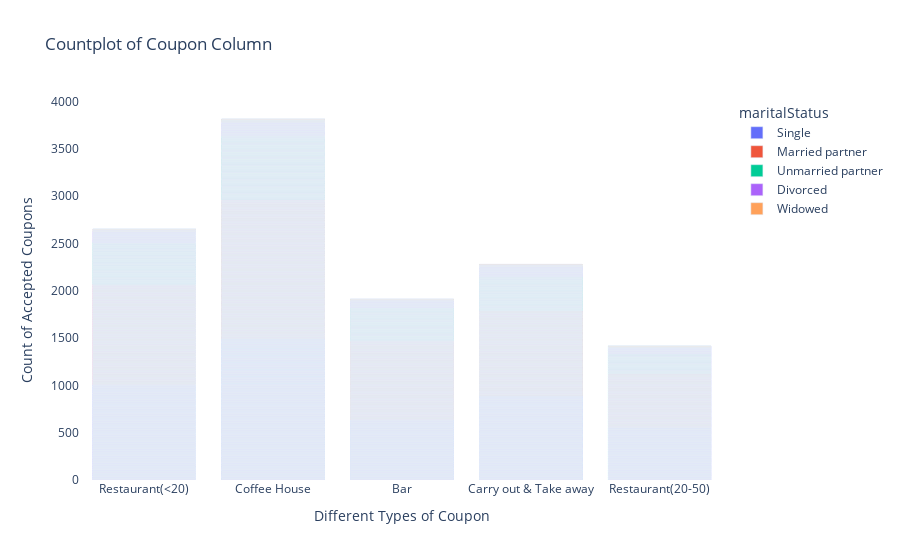

Notebook cell for this chart:
### Code cell
#Graph to help visualize investigation on carry out coupon data with color set to marital status.
fig = px.bar(clean_data, x = 'coupon',color = 'maritalStatus',title = "Countplot of Coupon Column",
             labels = {'coupon': 'Different Types of Coupon', 'count': 'Count of Accepted Coupons'}).update_layout(plot_bgcolor = 'rgba(0,0,0,0)')
fig

### Figure 1 — Plotly figure (JSON) as saved in the notebook; plotly's stock layout.template omitted (floating-point values rounded to 4 significant figures; data arrays with more than 128 entries replaced by an {"elided": "..."} marker saying what was removed)
{"data": [{"alignmentgroup": "True", "hovertemplate": "maritalStatus=Single<br>Different Types of Coupon=%{x}<br>Count of Accepted Coupons=%{y}<extra></extra>", "legendgroup": "Single", "marker": {"color": "#636efa", "pattern": {"shape": ""}}, "name": "Single", "offsetgroup": "Single", "orientation": "v", "showlegend": true, "textposition": "auto", "type": "bar", "x": {"elided": "4588 str values"}, "xaxis": "x", "y": {"elided": "4588 int values"}, "yaxis": "y"}, {"alignmentgroup": "True", "hovertemplate": "maritalStatus=Married partner<br>Different Types of Coupon=%{x}<br>Count of Accepted Coupons=%{y}<extra></extra>", "legendgroup": "Married partner", "marker": {"color": "#EF553B", "pattern": {"shape": ""}}, "name": "Married partner", "offsetgroup": "Married partner", "orientation": "v", "showlegend": true, "textposition": "auto", "type": "bar", "x": {"elided": "4831 str values"}, "xaxis": "x", "y": {"elided": "4831 int values"}, "yaxis": "y"}, {"alignmentgroup": "True", "hovertemplate": "maritalStatus=Unmarried partner<br>Different Types of Coupon=%{x}<br>Count of Accepted Coupons=%{y}<extra></extra>", "legendgroup": "Unmarried partner", "marker": {"color": "#00cc96", "pattern": {"shape": ""}}, "name": "Unmarried partner", "offsetgroup": "Unmarried partner", "orientation": "v", "showlegend": true, "textposition": "auto", "type": "bar", "x": {"elided": "2048 str values"}, "xaxis": "x", "y": {"elided": "2048 int values"}, "yaxis": "y"}, {"alignmentgroup": "True", "hovertemplate": "maritalStatus=Divorced<br>Different Types of Coupon=%{x}<br>Count of Accepted Coupons=%{y}<extra></extra>", "legendgroup": "Divorced", "marker": {"color": "#ab63fa", "pattern": {"shape": ""}}, "name": "Divorced", "offsetgroup": "Divorced", "orientation": "v", "showlegend": true, "textposition": "auto", "type": "bar", "x": {"elided": "504 str values"}, "xaxis": "x", "y": {"elided": "504 int values"}, "yaxis": "y"}, {"alignmentgroup": "True", "hovertemplate": "maritalStatus=Widowed<br>Different Types of Coupon=%{x}<br>Count of Accepted Coupons=%{y}<extra></extra>", "legendgroup": "Widowed", "marker": {"color": "#FFA15A", "pattern": {"shape": ""}}, "name": "Widowed", "offsetgroup": "Widowed", "orientation": "v", "showlegend": true, "textposition": "auto", "type": "bar", "x": ["Restaurant(<20)", "Coffee House", "Bar", "Carry out & Take away", "Coffee House", "Coffee House", "Coffee House", "Restaurant(<20)", "Coffee House", "Restaurant(<20)", "Coffee House", "Carry out & Take away", "Coffee House", "Bar", "Restaurant(20-50)", "Coffee House", "Coffee House", "Bar", "Restaurant(20-50)", "Carry out & Take away", "Restaurant(<20)", "Coffee House", "Restaurant(<20)", "Coffee House", "Bar", "Carry out & Take away", "Coffee House", "Coffee House", "Coffee House", "Restaurant(<20)", "Coffee House", "Restaurant(<20)", "Coffee House", "Carry out & Take away", "Coffee House", "Bar", "Restaurant(20-50)", "Coffee House", "Coffee House", "Bar", "Restaurant(20-50)", "Carry out & Take away", "Restaurant(<20)", "Coffee House", "Coffee House", "Restaurant(<20)", "Coffee House", "Restaurant(20-50)", "Coffee House", "Coffee House", "Carry out & Take away", "Restaurant(<20)", "Bar", "Carry out & Take away", "Carry out & Take away", "Coffee House", "Carry out & Take away", "Coffee House", "Coffee House", "Restaurant(20-50)", "Bar", "Restaurant(<20)", "Restaurant(20-50)", "Restaurant(<20)", "Restaurant(20-50)", "Restaurant(<20)", "Coffee House", "Coffee House", "Carry out & Take away", "Restaurant(20-50)", "Carry out & Take away", "Coffee House", "Bar", "Restaurant(<20)", "Restaurant(20-50)", "Carry out & Take away", "Restaurant(<20)", "Bar", "Restaurant(<20)", "Restaurant(20-50)", "Bar", "Carry out & Take away", "Coffee House", "Restaurant(<20)", "Bar", "Carry out & Take away", "Restaurant(<20)", "Bar", "Bar", "Carry out & Take away", "Restaurant(<20)", "Bar", "Restaurant(<20)", "Restaurant(20-50)", "Bar", "Restaurant(<20)", "Carry out & Take away", "Carry out & Take away", "Coffee House", "Coffee House", "Restaurant(20-50)", "Restaurant(<20)", "Restaurant(<20)", "Carry out & Take away", "Carry out & Take away", "Coffee House", "Bar", "Restaurant(20-50)"], "xaxis": "x", "y": [1, 1, 1, 1, 1, 1, 1, 1, 1, 1, 1, 1, 1, 1, 1, 1, 1, 1, 1, 1, 1, 1, 1, 1, 1, 1, 1, 1, 1, 1, 1, 1, 1, 1, 1, 1, 1, 1, 1, 1, 1, 1, 1, 1, 1, 1, 1, 1, 1, 1, 1, 1, 1, 1, 1, 1, 1, 1, 1, 1, 1, 1, 1, 1, 1, 1, 1, 1, 1, 1, 1, 1, 1, 1, 1, 1, 1, 1, 1, 1, 1, 1, 1, 1, 1, 1, 1, 1, 1, 1, 1, 1, 1, 1, 1, 1, 1, 1, 1, 1, 1, 1, 1, 1, 1, 1, 1, 1], "yaxis": "y"}], "layout": {"autosize": true, "barmode": "relative", "legend": {"title": {"text": "maritalStatus"}, "tracegroupgap": 0}, "plot_bgcolor": "rgba(0, 0, 0, 0)", "title": {"text": "Countplot of Coupon Column"}, "xaxis": {"anchor": "y", "autorange": true, "domain": [0, 1], "range": [-0.5, 4.5], "title": {"text": "Different Types of Coupon"}, "type": "category"}, "yaxis": {"anchor": "x", "autorange": true, "domain": [0, 1], "range": [0, 4017.0], "title": {"text": "Count of Accepted Coupons"}, "type": "linear"}}}
